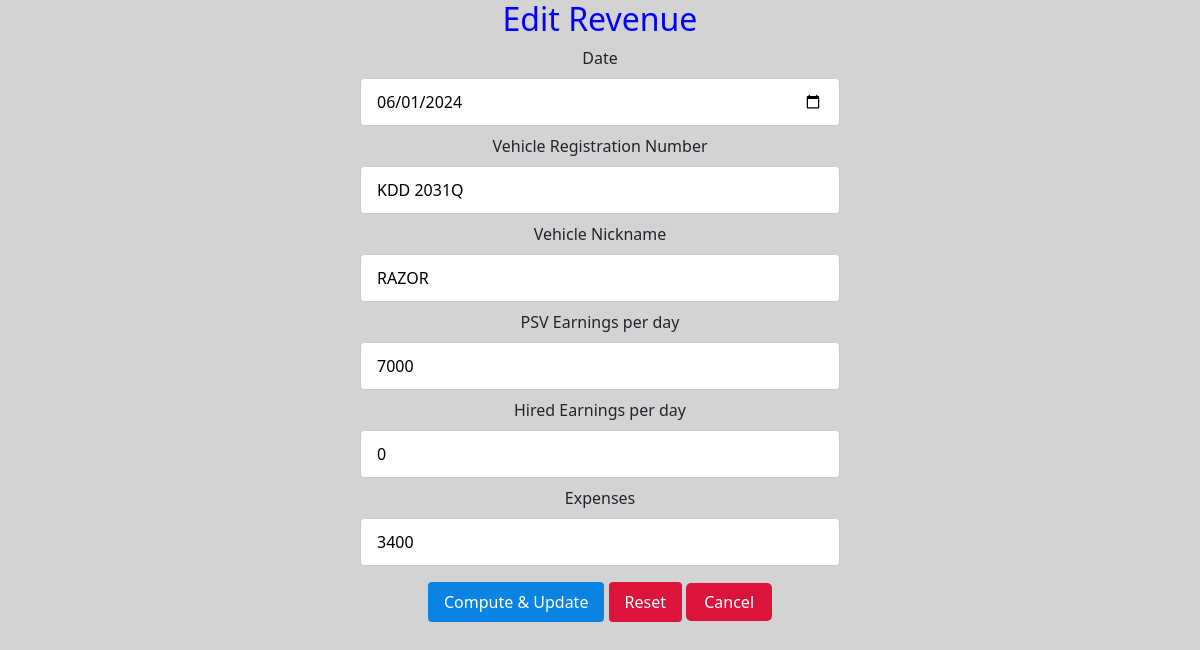
Screenshot of /edit_revenue.php?id=1 with the database file from the repository.
### tables this page shows
CREATE TABLE `revenue` (
  `id` int(10) NOT NULL,
  `date` date NOT NULL,
  `vehicle_reg_no` varchar(100) NOT NULL,
  `nickname` varchar(100) NOT NULL,
  `psv_earnings_per_day` int(100) NOT NULL,
  `hired_earnings_per_day` int(100) NOT NULL,
  `expenses` int(100) NOT NULL,
  `profit` int(100) NOT NULL
);

### edit_revenue.php (the view, shortened to what this page needs)
<!doctype html>
<html lang="en">
  <head>
    <link href="https://cdn.jsdelivr.net/npm/bootstrap@5.2.3/dist/css/bootstrap.min.css" rel="stylesheet">
    <link rel="stylesheet" href="/style.css">
  </head>
    <body>
<?php
include 'config.php';
$id = $_GET['id'];
 $select="SELECT * FROM revenue WHERE id='$id'";
 $select_q=mysqli_query($con, $select);
 $fetch=mysqli_fetch_array($select_q);
?>
<center>
<div class="form">
<h2 style= "color:blue;">Edit Revenue</h2>
<form action="" method="POST" enctype="multipart/form-data">
    <label for="date">Date </label><br>
    <input type="date" name="date" placeholder="Enter date..."
    value="<?php echo $fetch['date'] ?>" required>
    <br>
    <label for="vehicle_reg_no">Vehicle Registration Number </label><br>
    <input type="text" name="vehicle_reg_no" placeholder="Enter Vehicle Registration Number..." value="<?php echo $fetch['vehicle_reg_no'] ?>" required>
    <br>
    <label for="nickname">Vehicle Nickname  </label><br>
    <input type="text" name="nickname" placeholder="Enter Vehicle Nickname..." value="<?php echo $fetch['nickname'] ?>" required>
    <br>
    <label for="psv_earnings_per_day">PSV Earnings per day </label><br>
    <input type="text" name="psv_earnings_per_day" placeholder="Enter  PSV Earnings per day..." value="<?php echo $fetch['psv_earnings_per_day'] ?>" required>
    <br>
    <label for="hired_earnings_per_day">Hired Earnings per day </label><br>
    <input type="text" name="hired_earnings_per_day" placeholder="Enter  Hired Earnings per day..." value="<?php echo $fetch['hired_earnings_per_day'] ?>" required>
    <br>
    <label for="expenses">Expenses </label><br>
    <input type="text" name="expenses" placeholder="Enter expenses..." value="<?php echo $fetch['expenses'] ?>" required>
    <br>
    <input type="submit" name="update_btn" value="Compute & Update">
    <input type="reset">
    <a href="view_revenue.php" style="background-color: crimson; color: white; padding: 8px 18px; text-align: center; text-decoration: none; border-radius: 5px;";>Cancel</a>
    </form>
</div>
</center>
</body>
    </html>

### style.css (style rules this page uses)
* { box-sizing: border-box; }
body { background-color:lightgrey; margin:0; padding: 0; }
body { background-color:lightgrey; }
.form input[type=text], input[type=email], input[type=password],input[type=date],input[type=number],select { width: 40%; padding: 11px 16px; margin: 8px 0; display: inline-block; border: 1px solid #ccc; border-radius: 4px; box-sizing: border-box; }
.form input[type=submit] { width:fit-content; background-color: #0984e3; color: white; padding: 8px 16px; margin: 8px 0; border: none; border-radius: 4px; cursor: pointer; }
.form input[type=reset] { width:fit-content; background-color: crimson; color: white; padding: 8px 16px; margin: 8px 0; border: none; border-radius: 4px; cursor: pointer; }

### rows the page displays
revenue: date "06/01/2024", vehicle_reg_no "KDD 2031Q", nickname "RAZOR", psv_earnings_per_day "7000", hired_earnings_per_day "0", expenses "3400"
